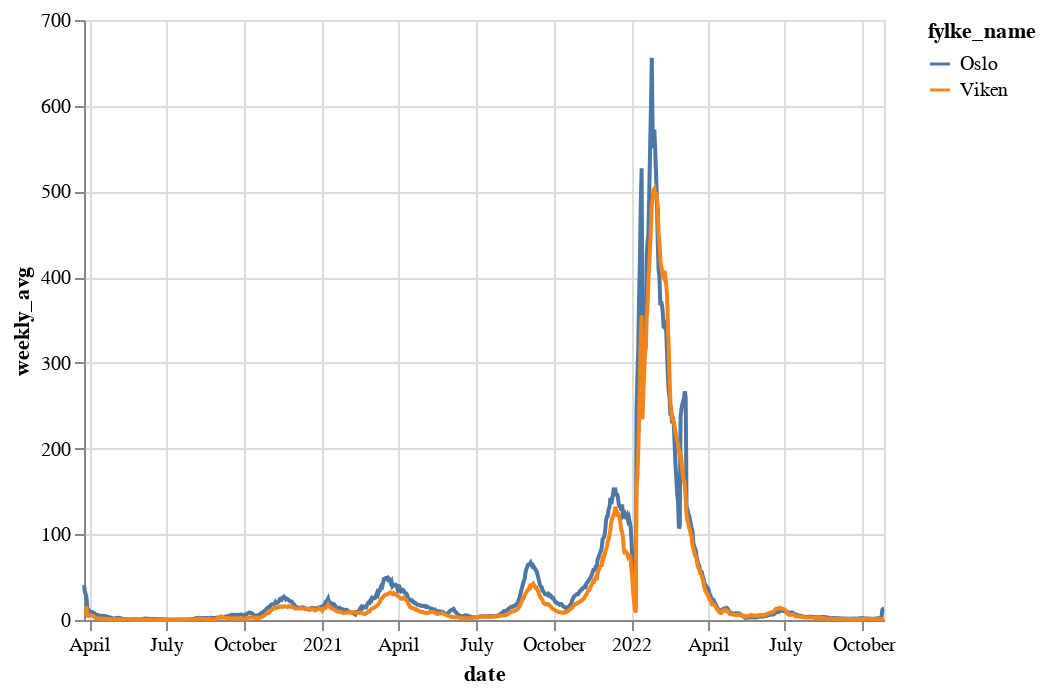

Here is the notebook cell this chart was saved with:
### Code cell
weekly = alt.Chart(subset).mark_line().transform_window(
    weekly_avg="mean(per100k)",
    frame=[-3, 3],
).encode(
    x="date:T",
    y="weekly_avg:Q",
    color="fylke_name",
    tooltip=[
        "fylke_name",
        "population",
        "per100k",
        "cases",
    ]

)
weekly

### Figure 1 — Vega-Lite specification as saved in the notebook (floating-point values rounded to 4 significant figures; data arrays with more than 128 entries replaced by an {"elided": "..."} marker saying what was removed)
{"config": {"view": {"continuousWidth": 400, "continuousHeight": 300}}, "data": {"name": "data-d67a6db20b53f519b0c9b3b04e576583"}, "mark": "line", "encoding": {"color": {"field": "fylke_name", "type": "nominal"}, "tooltip": [{"field": "fylke_name", "type": "nominal"}, {"field": "population", "type": "quantitative"}, {"field": "per100k", "type": "quantitative"}, {"field": "cases", "type": "quantitative"}], "x": {"field": "date", "type": "temporal"}, "y": {"field": "weekly_avg", "type": "quantitative"}}, "transform": [{"window": [{"op": "mean", "field": "per100k", "as": "weekly_avg"}], "frame": [-3, 3]}], "$schema": "https://vega.github.io/schema/vega-lite/v4.17.0.json", "datasets": {"data-d67a6db20b53f519b0c9b3b04e576583": {"elided": "1886 records"}}}
